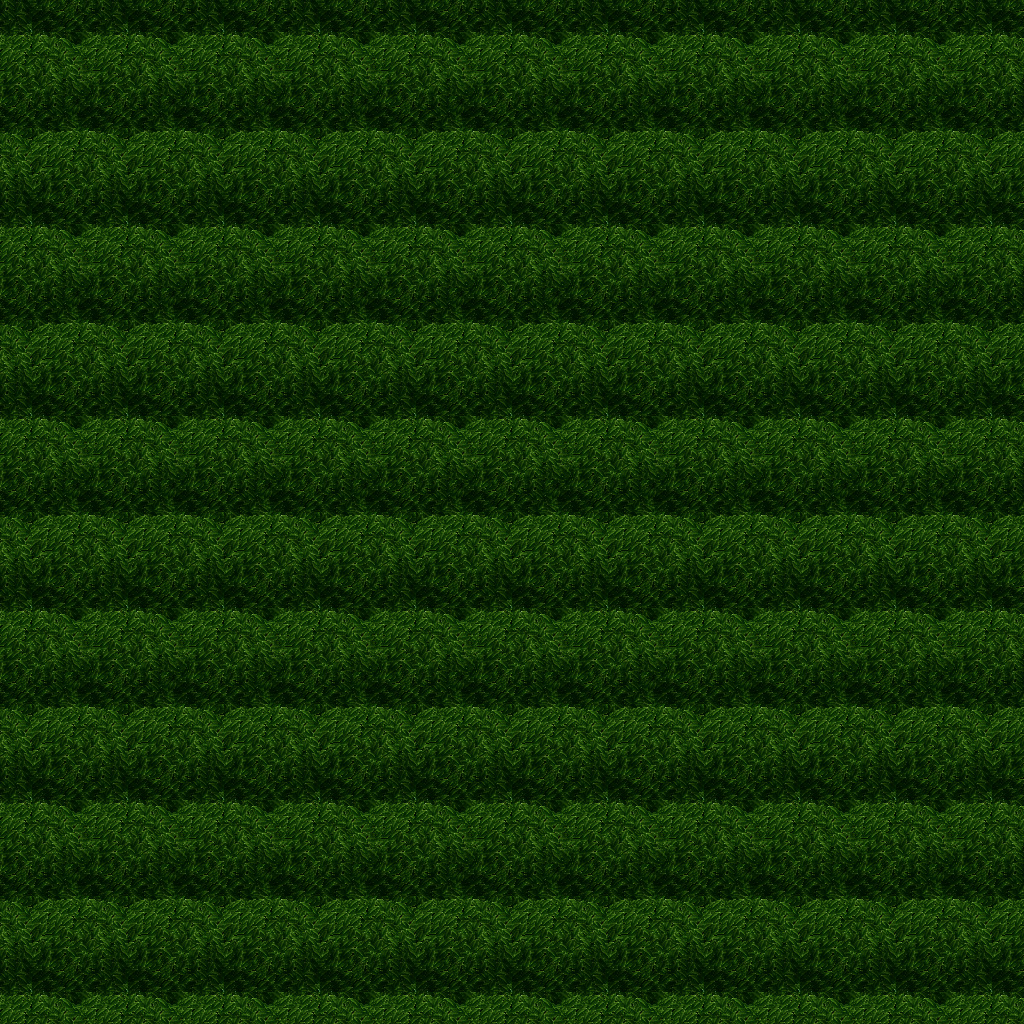

Below is a game level as drawn by its tile map, then a one-line description and the .tmx that defines it (tile-layer data replaced by summaries):
An orthogonal 32x32 tile map with 32x32 px tiles, 5 tile layers (Ground, Objects, Objects2, Above, ...), 1 hidden layer not drawn, 6 tilesets.

<map version="1.10" tiledversion="1.11.0" orientation="orthogonal" renderorder="right-down" width="32" height="32" tilewidth="32" tileheight="32" infinite="0" nextlayerid="11" nextobjectid="1">
 <tileset firstgid="1" name="ground_ground" tilewidth="32" tileheight="32" tilecount="33" columns="3">
  <image source="../drawable/ground_ground.png" width="96" height="352" />
 </tileset>
 <tileset firstgid="34" name="ground_ground_2" tilewidth="32" tileheight="32" tilecount="4" columns="4">
  <image source="../drawable/ground_ground_2.png" width="128" height="32" />
 </tileset>
 <tileset firstgid="38" name="ground_grass_edges" tilewidth="32" tileheight="32" tilecount="36" columns="12">
  <image source="../drawable/ground_grass_edges.png" width="384" height="96" />
 </tileset>
 <tileset firstgid="74" name="ground_grass_corners" tilewidth="32" tileheight="32" tilecount="24" columns="6">
  <image source="../drawable/ground_grass_corners.png" width="192" height="128" />
 </tileset>
 <tileset firstgid="98" name="plant_tree_tree_darkgreen" tilewidth="32" tileheight="32" tilecount="88" columns="8">
  <image source="../drawable/plant_tree_tree_darkgreen.png" width="256" height="352" />
 </tileset>
 <tileset firstgid="186" name="logic_collision" tilewidth="32" tileheight="32" tilecount="1" columns="1">
  <image source="../drawable/logic_collision.png" width="32" height="32" />
 </tileset>
 <layer id="1" name="Ground" width="32" height="32">
  <data>[1024 cells, 1024 non-empty, 1 distinct tile ids]</data>
 </layer>
 <layer id="2" name="Objects" width="32" height="32">
  <data>[1024 cells, 0 non-empty, 0 distinct tile ids]</data>
 </layer>
 <layer id="3" name="Objects2" width="32" height="32">
  <data>[1024 cells, 0 non-empty, 0 distinct tile ids]</data>
 </layer>
 <layer id="4" name="Above" width="32" height="32">
  <data>[1024 cells, 1024 non-empty, 18 distinct tile ids]</data>
 </layer>
 <layer id="5" name="Above2" width="32" height="32">
  <data>[1024 cells, 0 non-empty, 0 distinct tile ids]</data>
 </layer>
 <layer id="6" name="Walkable" width="32" height="32" visible="0">
  <data>[1024 cells, 1024 non-empty, 1 distinct tile ids]</data>
 </layer>
 <objectgroup id="7" name="Mapevents" />
 <objectgroup id="8" name="Spawn" />
 <objectgroup id="9" name="Keys" />
 <objectgroup id="10" name="Replace" />
</map>
